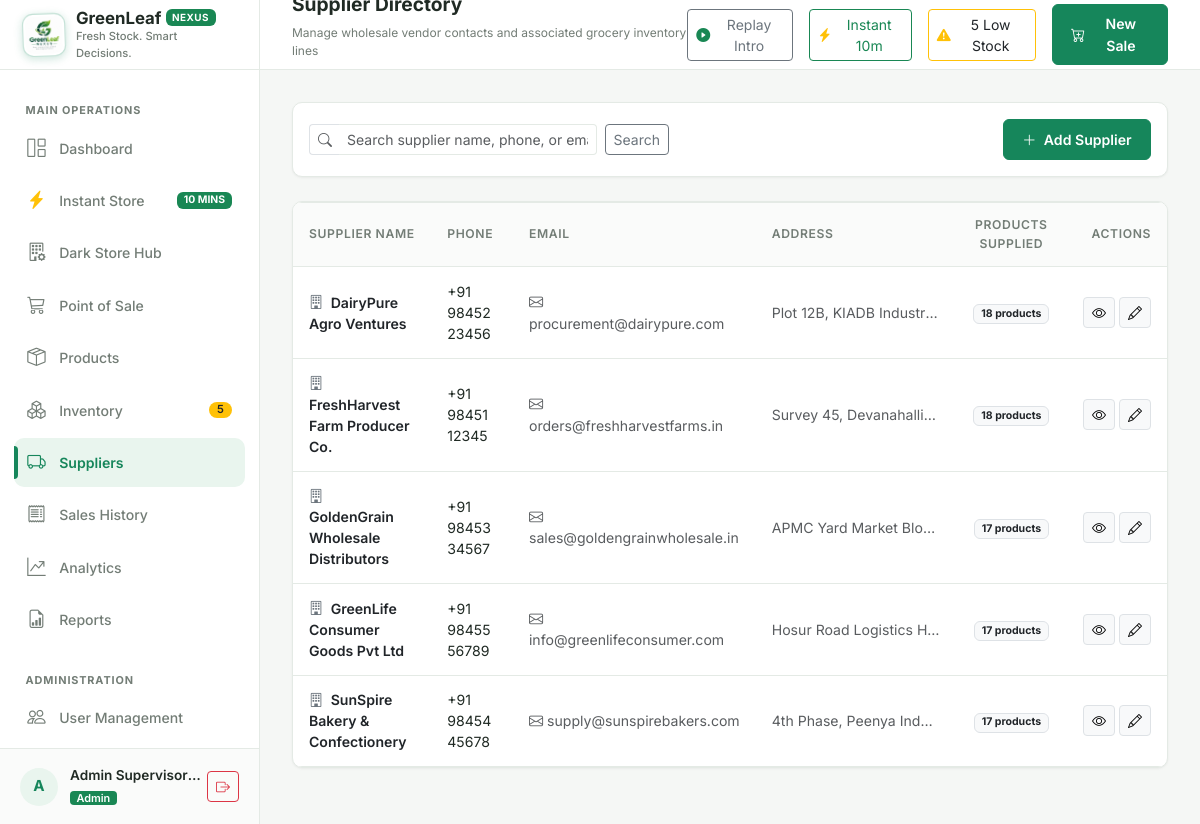
Screenshot of /suppliers/ (signed in) with the database file from the repository.
### models/user.py (models this page shows, shortened)
class User(UserMixin, db.Model):
    __tablename__ = "users"
    user_id = db.Column(db.Integer, primary_key=True, autoincrement=True)
    username = db.Column(db.String(50), unique=True, nullable=False, index=True)
    full_name = db.Column(db.String(100), nullable=False)
    password_hash = db.Column(db.String(255), nullable=False)
    role = db.Column(db.String(20), nullable=False, default="cashier")  # 'admin' or 'cashier'
    is_active = db.Column(db.Boolean, default=True, nullable=False)
    created_at = db.Column(db.DateTime, default=datetime.utcnow, nullable=False)
    sales = db.relationship("Sale", back_populates="cashier", lazy="dynamic")
    movements = db.relationship("InventoryMovement", back_populates="user", lazy="dynamic")
    audit_logs = db.relationship("AuditLog", back_populates="user", lazy="dynamic")
    @property
    def is_admin(self):
        return self.role == "admin"

### models/supplier.py (models this page shows, shortened)
class Supplier(db.Model):
    __tablename__ = "suppliers"
    supplier_id = db.Column(db.Integer, primary_key=True, autoincrement=True)
    name = db.Column(db.String(100), nullable=False, index=True)
    phone = db.Column(db.String(30), nullable=True)
    email = db.Column(db.String(100), nullable=True)
    address = db.Column(db.Text, nullable=True)
    created_at = db.Column(db.DateTime, default=datetime.utcnow, nullable=False)
    products = db.relationship("Product", back_populates="supplier", lazy="dynamic")

### routes/suppliers.py (the view)
@suppliers_bp.route("/")
@login_required
@admin_required
def index():
    search = request.args.get("search", "").strip()
    query = Supplier.query
    if search:
        query = query.filter(
            (Supplier.name.ilike(f"%{search}%")) |
            (Supplier.email.ilike(f"%{search}%")) |
            (Supplier.phone.ilike(f"%{search}%"))
        )
    suppliers = query.order_by(Supplier.name.asc()).all()
    return render_template("suppliers/index.html", suppliers=suppliers, search=search)

### routes/auth.py (called while the page is built)
def admin_required(f):
    @wraps(f)
    def decorated_function(*args, **kwargs):
        if not current_user.is_authenticated:
            return redirect(url_for("auth.login", next=request.url))
        if not current_user.is_admin:
            flash("Access denied: Administrator privileges required.", "danger")
            return abort(403)
        return f(*args, **kwargs)
    return decorated_function

### templates/suppliers/index.html (shortened to what this page needs)
{% extends "base.html" %}
{% block page_subtitle %}Manage wholesale vendor contacts and associated grocery inventory lines{% endblock %}
{% block content %}
<div class="card-custom p-3 mb-4">
  <div class="d-flex flex-wrap align-items-center justify-content-between gap-3">
    <form method="GET" action="{{ url_for('suppliers.index') }}" class="d-flex align-items-center gap-2 flex-grow-1" style="max-width: 360px;">
      <div class="input-group input-group-sm">
        <span class="input-group-text bg-white border-end-0 text-muted"><i class="bi bi-search"></i></span>
        <input type="text" name="search" class="form-control form-control-custom border-start-0" placeholder="Search supplier name, phone, or email..." value="{{ search }}">
      </div>
      <button type="submit" class="btn btn-sm btn-outline-secondary">Search</button>
    </form>
    <a href="{{ url_for('suppliers.create') }}" class="btn btn-sm btn-green">
      <i class="bi bi-plus-lg me-1"></i> Add Supplier
    </a>
  </div>
</div>
<div class="card-custom p-0 overflow-hidden mb-4">
  <div class="table-responsive">
    <table class="table-custom mb-0">
      <thead>
        <tr>
          <th>Supplier Name</th>
          <th>Phone</th>
          <th>Email</th>
          <th>Address</th>
          <th class="text-center">Products Supplied</th>
          <th class="text-end">Actions</th>
        </tr>
      </thead>
      <tbody>
        {% for s in suppliers %}
        <tr>
          <td>
            <a href="{{ url_for('suppliers.details', supplier_id=s.supplier_id) }}" class="fw-semibold text-dark text-decoration-none">
              <i class="bi bi-building me-1 text-secondary"></i> {{ s.name }}
            </a>
          </td>
          <td>{{ s.phone or '—' }}</td>
          <td>
            {% if s.email %}
              <a href="mailto:{{ s.email }}" class="text-decoration-none text-muted"><i class="bi bi-envelope me-1"></i>{{ s.email }}</a>
            {% else %}—{% endif %}
          </td>
          <td class="small text-muted text-truncate" style="max-width: 200px;">{{ s.address or '—' }}</td>
          <td class="text-center">
            <span class="badge bg-light text-dark border">{{ s.products.count() }} products</span>
          </td>
          <td class="text-end">
            <div class="d-inline-flex gap-1">
              <a href="{{ url_for('suppliers.details', supplier_id=s.supplier_id) }}" class="btn btn-sm btn-light border py-1 px-2" title="View Products">
                <i class="bi bi-eye"></i>
              </a>
              <a href="{{ url_for('suppliers.edit', supplier_id=s.supplier_id) }}" class="btn btn-sm btn-light border py-1 px-2" title="Edit Supplier">
                <i class="bi bi-pencil"></i>
              </a>
            </div>
          </td>
        </tr>
        {% endfor %}
      </tbody>
    </table>
  </div>
</div>
{% endblock %}

### templates/base.html (shortened to what this page needs)
<!DOCTYPE html>
<html lang="en">
<head>
  <link href="https://cdn.jsdelivr.net/npm/bootstrap@5.3.3/dist/css/bootstrap.min.css" rel="stylesheet">
  <link href="https://cdn.jsdelivr.net/npm/bootstrap-icons@1.11.3/font/bootstrap-icons.min.css" rel="stylesheet">
  <link href="{{ url_for('static', filename='css/style.css') }}" rel="stylesheet">
</head>
<body>
<div class="app-container">
  <aside class="app-sidebar" id="appSidebar">
    <a href="{{ url_for('dashboard.index') if current_user.is_authenticated and current_user.is_admin else url_for('pos.index') }}" class="brand-section text-decoration-none">
      <img src="{{ url_for('static', filename='img/greenleaf-nexus-logo.png') }}" alt="GreenLeaf Nexus Official Logo" class="brand-logo-img">
      <div class="brand-text">
        <h1 class="d-flex align-items-center gap-1 mb-0">
          GreenLeaf <span class="badge bg-success text-white fw-bold" style="font-size: 0.62rem; letter-spacing: 0.5px;">NEXUS</span>
        </h1>
        <p class="mb-0">{{ STORE_TAGLINE }}</p>
      </div>
    </a>
    <nav class="sidebar-nav">
      <div class="nav-section-title">Main Operations</div>
      {% if current_user.is_authenticated and current_user.is_admin %}
      <a href="{{ url_for('dashboard.index') }}" class="nav-link-custom {% if request.endpoint == 'dashboard.index' %}active{% endif %}">
        <i class="bi bi-grid-1x2"></i>
        <span>Dashboard</span>
      </a>
      {% endif %}
      <a href="{{ url_for('express.store') }}" class="nav-link-custom {% if request.endpoint and request.endpoint.startswith('express.store') %}active{% endif %}">
        <i class="bi bi-lightning-charge-fill text-warning"></i>
        <span>Instant Store</span>
        <span class="badge bg-success ms-auto" style="font-size: 0.65rem;">10 MINS</span>
      </a>
      {% if current_user.is_authenticated and current_user.is_admin %}
      <a href="{{ url_for('express.picker_console') }}" class="nav-link-custom {% if request.endpoint and request.endpoint.startswith('express.picker') %}active{% endif %}">
        <i class="bi bi-building-gear"></i>
        <span>Dark Store Hub</span>
      </a>
      {% endif %}
      <a href="{{ url_for('pos.index') }}" class="nav-link-custom {% if request.endpoint and request.endpoint.startswith('pos.') %}active{% endif %}">
        <i class="bi bi-cart3"></i>
        <span>Point of Sale</span>
      </a>
      {% if current_user.is_authenticated and current_user.is_admin %}
      <a href="{{ url_for('products.index') }}" class="nav-link-custom {% if request.endpoint and request.endpoint.startswith('products.') %}active{% endif %}">
        <i class="bi bi-box-seam"></i>
        <span>Products</span>
      </a>
      <a href="{{ url_for('inventory.index') }}" class="nav-link-custom {% if request.endpoint and request.endpoint.startswith('inventory.') %}active{% endif %}">
        <i class="bi bi-boxes"></i>
        <span>Inventory</span>
        {% if LOW_STOCK_GLOBAL_COUNT > 0 %}
          <span class="badge bg-warning text-dark sidebar-badge">{{ LOW_STOCK_GLOBAL_COUNT }}</span>
        {% endif %}
      </a>
      <a href="{{ url_for('suppliers.index') }}" class="nav-link-custom {% if request.endpoint and request.endpoint.startswith('suppliers.') %}active{% endif %}">
        <i class="bi bi-truck"></i>
        <span>Suppliers</span>
      </a>
      {% endif %}
      <a href="{{ url_for('sales.index') }}" class="nav-link-custom {% if request.endpoint and request.endpoint.startswith('sales.') %}active{% endif %}">
        <i class="bi bi-receipt"></i>
        <span>Sales History</span>
      </a>
      {% if current_user.is_authenticated and current_user.is_admin %}
      <a href="{{ url_for('analytics.index') }}" class="nav-link-custom {% if request.endpoint and request.endpoint.startswith('analytics.') %}active{% endif %}">
        <i class="bi bi-graph-up-arrow"></i>
        <span>Analytics</span>
      </a>
      <a href="{{ url_for('reports.index') }}" class="nav-link-custom {% if request.endpoint and request.endpoint.startswith('reports.') %}active{% endif %}">
        <i class="bi bi-file-earmark-bar-graph"></i>
        <span>Reports</span>
      </a>
      <div class="nav-section-title mt-3">Administration</div>
      <a href="{{ url_for('users.index') }}" class="nav-link-custom {% if request.endpoint and request.endpoint.startswith('users.') %}active{% endif %}">
        <i class="bi bi-people"></i>
        <span>User Management</span>
      </a>
      {% endif %}
    </nav>
    <div class="user-profile-widget">
      <div class="user-avatar">
        {{ current_user.full_name[:1].upper() if current_user.is_authenticated else 'G' }}
      </div>
      <div class="user-info-text">
        <div class="user-name">{{ current_user.full_name if current_user.is_authenticated else 'Guest' }}</div>
        <span class="user-role-badge {% if current_user.is_authenticated and current_user.is_admin %}badge bg-success{% else %}badge bg-secondary{% endif %}">
          {{ current_user.role if current_user.is_authenticated else 'Visitor' }}
        </span>
      </div>
      <a href="{{ url_for('auth.logout') }}" class="btn btn-sm btn-outline-danger ms-1" title="Log Out">
        <i class="bi bi-box-arrow-right"></i>
      </a>
    </div>
  </aside>
  <div class="main-wrapper">
    <header class="app-topbar">
      <div class="d-flex align-items-center gap-3">
        <div class="topbar-title-section">
          <h2>{% block page_title %}Overview{% endblock %}</h2>
          <p>{% block page_subtitle %}Real-time store management and inventory surveillance{% endblock %}</p>
        </div>
      </div>
      <div class="topbar-actions">
        <button type="button" class="btn btn-sm btn-outline-secondary d-none d-md-inline-flex align-items-center gap-1" id="btnReplayIntro" title="Replay 'Welcome to GreenLeaf Nexus' Framer Page Transition">
          <i class="bi bi-play-circle-fill text-success"></i>
          <span>Replay Intro</span>
        </button>
        <a href="{{ url_for('express.store') }}" class="btn btn-sm btn-outline-success d-inline-flex align-items-center gap-1">
          <i class="bi bi-lightning-charge-fill text-warning"></i>
          <span class="d-none d-sm-inline">Instant 10m</span>
        </a>
        {% if LOW_STOCK_GLOBAL_COUNT > 0 and current_user.is_authenticated and current_user.is_admin %}
        <a href="{{ url_for('inventory.index', filter='low_stock') }}" class="btn btn-sm btn-outline-warning text-dark d-none d-md-inline-flex align-items-center gap-1" title="Low stock products require attention">
          <i class="bi bi-exclamation-triangle-fill text-warning"></i>
          <span>{{ LOW_STOCK_GLOBAL_COUNT }} Low Stock</span>
        </a>
        {% endif %}
        <a href="{{ url_for('pos.index') }}" class="btn btn-sm btn-green d-flex align-items-center gap-2">
          <i class="bi bi-cart-plus"></i>
          <span class="d-none d-sm-inline">New Sale</span>
        </a>
      </div>
    </header>
    <main class="content-body">
      {% block content %}{% endblock %}
    </main>
  </div>
</div>
</body>
</html>

### rows the page displays
User: is_active+full_name "A", is_active+full_name "Admin Supervisor…", is_active+role "Admin"
Supplier: name "DairyPure Agro Ventures", phone "+91 98452 23456", email "procurement@dairypure.com", address "Plot 12B, KIADB Industr…", products.count "18"
Supplier: name "FreshHarvest Farm Producer Co.", phone "+91 98451 12345", email "orders@freshharvestfarms.in", address "Survey 45, Devanahalli…", products.count "18"
Supplier: name "GoldenGrain Wholesale Distributors", phone "+91 98453 34567", email "sales@goldengrainwholesale.in", address "APMC Yard Market Blo…", products.count "17"
Supplier: name "GreenLife Consumer Goods Pvt Ltd", phone "+91 98455 56789", email "info@greenlifeconsumer.com", address "Hosur Road Logistics H…", products.count "17"
Supplier: name "SunSpire Bakery & Confectionery", phone "+91 98454 45678", email "supply@sunspirebakers.com", address "4th Phase, Peenya Ind…", products.count "17"

### other values shown
{{ STORE_TAGLINE }} "Fresh Stock. Smart Decisions."
{{ LOW_STOCK_GLOBAL_COUNT }} "5"
